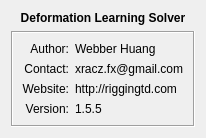
<?xml version="1.0" encoding="UTF-8"?>
<ui version="4.0">
 <class>about_dialog</class>
 <widget class="QDialog" name="about_dialog">
  <property name="geometry">
   <rect>
    <x>0</x>
    <y>0</y>
    <width>190</width>
    <height>131</height>
   </rect>
  </property>
  <property name="windowTitle">
   <string>About</string>
  </property>
  <layout class="QVBoxLayout" name="verticalLayout_3">
   <item>
    <widget class="QLabel" name="title_lbl">
     <property name="font">
      <font>
       <weight>75</weight>
       <bold>true</bold>
      </font>
     </property>
     <property name="text">
      <string>Deformation Learning Solver</string>
     </property>
     <property name="alignment">
      <set>Qt::AlignCenter</set>
     </property>
    </widget>
   </item>
   <item>
    <widget class="QFrame" name="detailInfo_frame">
     <property name="frameShape">
      <enum>QFrame::Box</enum>
     </property>
     <property name="frameShadow">
      <enum>QFrame::Sunken</enum>
     </property>
     <layout class="QVBoxLayout" name="verticalLayout_4">
      <item>
       <layout class="QHBoxLayout" name="horizontalLayout">
        <item>
         <layout class="QVBoxLayout" name="verticalLayout">
          <item>
           <widget class="QLabel" name="author_lbl">
            <property name="text">
             <string>Author:</string>
            </property>
            <property name="alignment">
             <set>Qt::AlignRight|Qt::AlignTrailing|Qt::AlignVCenter</set>
            </property>
           </widget>
          </item>
          <item>
           <widget class="QLabel" name="contact_lbl">
            <property name="text">
             <string>Contact:</string>
            </property>
            <property name="alignment">
             <set>Qt::AlignRight|Qt::AlignTrailing|Qt::AlignVCenter</set>
            </property>
           </widget>
          </item>
          <item>
           <widget class="QLabel" name="website_lbl">
            <property name="text">
             <string>Website:</string>
            </property>
            <property name="alignment">
             <set>Qt::AlignRight|Qt::AlignTrailing|Qt::AlignVCenter</set>
            </property>
           </widget>
          </item>
          <item>
           <widget class="QLabel" name="version_lbl">
            <property name="text">
             <string>Version:</string>
            </property>
            <property name="alignment">
             <set>Qt::AlignRight|Qt::AlignTrailing|Qt::AlignVCenter</set>
            </property>
           </widget>
          </item>
         </layout>
        </item>
        <item>
         <layout class="QVBoxLayout" name="verticalLayout_2">
          <item>
           <widget class="QLabel" name="authorVal_lbl">
            <property name="text">
             <string>Webber Huang</string>
            </property>
           </widget>
          </item>
          <item>
           <widget class="QLabel" name="contactVal_lbl">
            <property name="text">
             <string>xracz.fx@gmail.com</string>
            </property>
           </widget>
          </item>
          <item>
           <widget class="QLabel" name="websiteVal_lbl">
            <property name="text">
             <string>http://riggingtd.com</string>
            </property>
           </widget>
          </item>
          <item>
           <widget class="QLabel" name="versionVal_lbl">
            <property name="text">
             <string>1.5.5</string>
            </property>
           </widget>
          </item>
         </layout>
        </item>
       </layout>
      </item>
     </layout>
    </widget>
   </item>
  </layout>
 </widget>
 <resources/>
 <connections/>
</ui>
